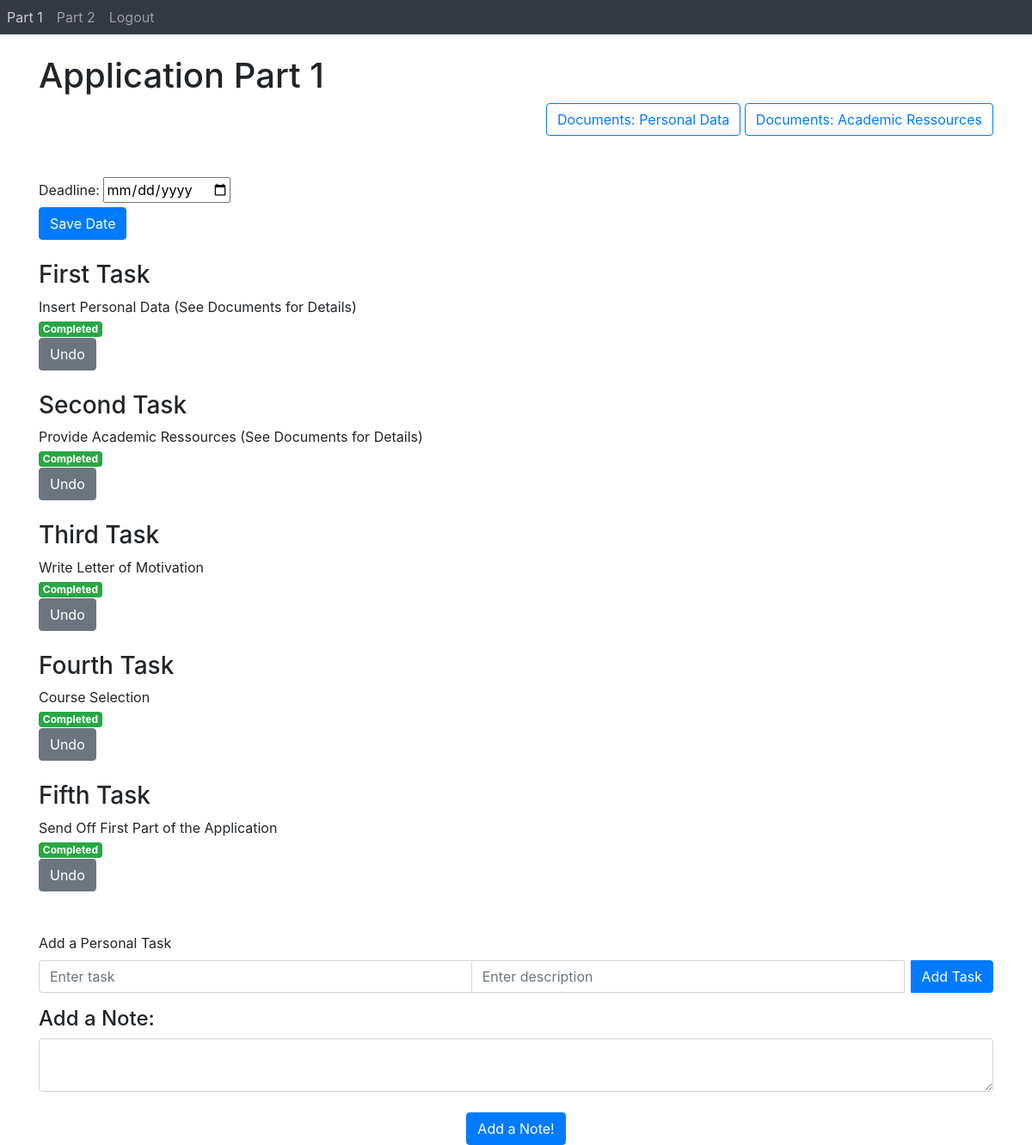
The app's page /ApplicationPart1 (signed in) with its own data.
### Webapp/models.py (models this page shows)
class Task(db.Model):
    id = db.Column(db.Integer, primary_key=True)
    title = db.Column(db.String(100))
    description = db.Column(db.String(100))
    page_name = db.Column(db.String(50), nullable=False)
    completed = db.Column(db.Boolean, default=False)
    user_id = db.Column(db.Integer, db.ForeignKey('user.id'), nullable=True)

### Webapp/views.py (the view)
@views.route('ApplicationPart1', methods=['GET', 'POST', 'DELETE'])
@login_required
def ApplicationPart1():
    tasks = [
        {'title': 'First Task', 'description': 'Insert Personal Data (See Documents for Details)', 'page_name' : 'Part 1', 'user_id' : current_user.id},
        {'title': 'Second Task', 'description': 'Provide Academic Ressources (See Documents for Details)', 'page_name' : 'Part 1', 'user_id' : current_user.id},
        {'title': 'Third Task', 'description': 'Write Letter of Motivation', 'page_name' : 'Part 1', 'user_id' : current_user.id},
        {'title': 'Fourth Task', 'description': 'Course Selection', 'page_name' : 'Part 1', 'user_id' : current_user.id},
        {'title': 'Fifth Task', 'description': 'Send Off First Part of the Application', 'page_name' : 'Part 1', 'user_id' : current_user.id}
        ]
    for task in tasks:
            title = task['title']
            description = task['description']
            page_name = task['page_name']
            user_id = task['user_id']
            existing_task = Task.query.filter_by(title=title, description=description, page_name=page_name, user_id = user_id).first()
            if existing_task:
                print("Task already exists in DB.")
            else:
                new_task = Task(title=title, description=description, page_name=page_name, user_id = user_id)
                db.session.add(new_task)
    db.session.commit()
    return render_template("applicationPart1.html", user=current_user)

### Webapp/__init__.py (called while the page is built)
def create_app():
    app = Flask(__name__)
    app.config['SECRET_KEY'] = "Rookie Coders"
    app.config['SQLALCHEMY_DATABASE_URI'] = f'sqlite:///{DB_NAME}'
    db.init_app(app)
    from .views import views
    from .auth import auth
    app.register_blueprint(views, url_prefix='/')
    app.register_blueprint(auth, url_prefix='/')
    from .models import User, Task
    with app.app_context():
        db.create_all()
        tasks = Task.query.all()
        for task in tasks:
           db.session.delete(task)
        db.session.commit()
    login_manager = LoginManager()
    login_manager.login_view = 'auth.login'
    login_manager.init_app(app)
    @login_manager.user_loader
    def load_user(id):
        return User.query.get(int(id))
    return app

### Webapp/templates/applicationPart1.html (shortened to what this page needs)
{% extends "base.html" %} {% block title %}Application Part 1{%endblock %}
{% block content %}
<br>
<h1> Application Part 1</h1>
<div class = "text-right">
    <button type="submit" onclick="location.href='http://127.0.0.1:5000/SubTaskPersonalData'"class="btn btn-outline-primary">Documents: Personal Data</button>
    <button type="submit" onclick="location.href='http://127.0.0.1:5000/SubTaskAcademicRessources'"class="btn btn-outline-primary">Documents: Academic Ressources</button>
</div>
<br />
<br />
<form action="/save-datePart1" method = "POST" >
    <label for ="date">Deadline:</label>
    <input type = "date" id = "date" name="date"> </input>
    <br />
    <div align = "left">
        <button type = "submit" class = "btn btn-primary">Save Date</button>
    </div>
</form>
<br>
  {% for task in user.tasks %}
  {% if task.page_name == 'Part 1' %}
  <div class ="Panel Panel-default">
      <div class ="panel-Überschrift">
        <h3 class = "Panel-title"> {{ task.title }}</h3>
      </div>
      <div class ="Panel-body"> {{ task.description }}</div>
  </div>
  <div>
      {% if task.completed == false %}
        <span class="badge badge-warning">Not completed</span>
      {% else %}
        <span class="badge badge-success">Completed</span>
      {% endif %}
  </div>
  <div>
      {% if task.completed == false %}
      <button type="button" onClick="location.href='/completeTaskPart1/{{ task.id }}'" class="btn btn-success">Done</button>
      {% else %}
      <button type="button" onClick="location.href='/completeTaskPart1/{{ task.id }}'" class="btn btn-secondary">Undo</button>
      {% endif %}
  </div>
  <br>
  {% endif %}
  {% endfor %}
<br>
<form action="/addTaskPart1" method="POST">
  <div class="form-group">
    <label for="title">Add a Personal Task</label>
    <div class="input-group">
      <input type="text" class="form-control" name="title" placeholder="Enter task">
      <input type="text" class="form-control" name="description" placeholder="Enter description">
      <div class="input-group-append">
        <button type="submit" class="btn btn-primary ml-2">Add Task</button>
      </div>
    </div>
  </div>
</form>
<h4> Add a Note: </h4>
<form action ="/addNotePart1" method = "POST" >
    <textarea name = "notePart1" id = "notePart1" class = "form-control"> </textarea>
    <br />
    <div align = "center">
    <button type = "submit" class = "btn btn-primary">Add a Note!</button>
    </div>
</form>
{% endblock %}

### Webapp/templates/base.html (shortened to what this page needs)
<!DOCTYPE html>
<html>
<head>
    <link rel="stylesheet" href="https://stackpath.bootstrapcdn.com/bootstrap/4.4.1/css/bootstrap.min.css"
 />
    <link rel="stylesheet" href="https://stackpath.bootstrapcdn.com/font-awesome/4.7.0/css/font-awesome.min.css"
 />
</head>
<body>
    <nav class="navbar-expand-lg navbar-dark bg-dark">
        <div class="collapse navbar-collapse" id="navbar">
            <div class="navbar-nav">
                {% if current_user.is_authenticated %}
                <a class="nav-item nav-link" id="application1" href="/ApplicationPart1">Part 1</a>
                <a class="nav-item nav-link" id="application2" href="/ApplicationPart2">Part 2</a>
                <a class="nav-item nav-link" id="logout" href="/logout">Logout</a>
                {% else %}
                <a class="nav-item nav-link" id="login" href="/login">Login</a>
                <a class="nav-item nav-link" id="signUp" href="/sign_up">Sign Up</a>
                <a class="nav-item nav-link" id="infopage" href="/infoPage">Info</a>
                {% endif %}
            </div>
        </div>
    </nav>
    <div class="container">
        {% block content %}
        {% endblock %}
    </div>
</body>
</html>

### records on screen
Task: title "First Task", description "Insert Personal Data (See Documents for Details)", completed "Completed"
Task: title "Second Task", description "Provide Academic Ressources (See Documents for Details)", completed "Completed"
Task: title "Third Task", description "Write Letter of Motivation", completed "Completed"
Task: title "Fourth Task", description "Course Selection", completed "Completed"
Task: title "Fifth Task", description "Send Off First Part of the Application", completed "Completed"
